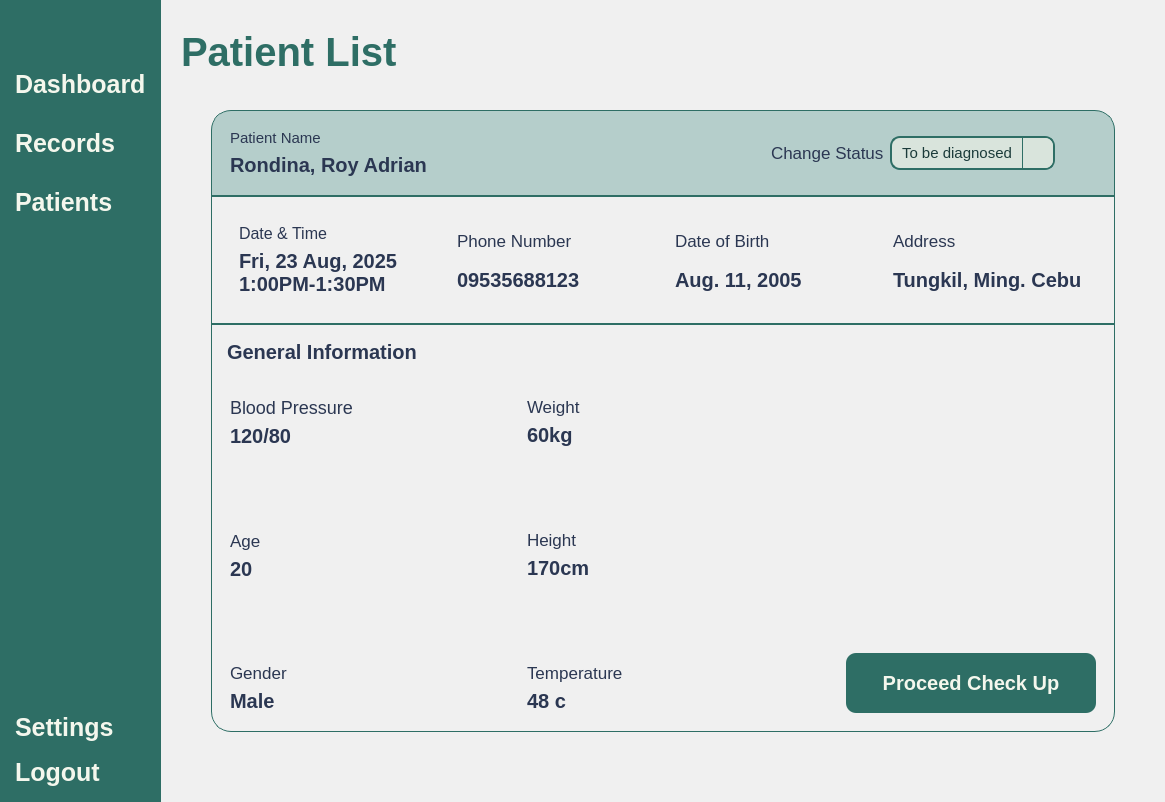
<?xml version="1.0" encoding="UTF-8"?>
<ui version="4.0">
 <class>MainWindow</class>
 <widget class="QMainWindow" name="MainWindow">
  <property name="geometry">
   <rect>
    <x>0</x>
    <y>0</y>
    <width>1165</width>
    <height>802</height>
   </rect>
  </property>
  <property name="windowTitle">
   <string>MainWindow</string>
  </property>
  <property name="styleSheet">
   <string notr="true">*{
	padding: 0px;
	margin: 0px;
	border: 0px;
}
QPushButton {
	font: 900 10pt &quot;Satoshi Black&quot;;
	background-color: transparent;
 	border-radius: 10px;
	font-weight: bold;
	font-size: 25px;
	color: #F4F7ED;
	text-align: left;
	padding: 5px 5px;
}
#NavBar {
    background-color: #2E6E65;
}
QLabel {
	font: 900 10pt &quot;Satoshi Black&quot;;
	font-size: 20px;
	font-weight: bold;
	color: #2E6E65;
	qproperty-alignment: 'AlignLeft';
    qproperty-wordWrap: true;
	background: transparent;
}
</string>
  </property>
  <widget class="QWidget" name="centralwidget">
   <layout class="QHBoxLayout" name="horizontalLayout">
    <property name="spacing">
     <number>0</number>
    </property>
    <property name="leftMargin">
     <number>0</number>
    </property>
    <property name="topMargin">
     <number>0</number>
    </property>
    <property name="rightMargin">
     <number>0</number>
    </property>
    <property name="bottomMargin">
     <number>0</number>
    </property>
    <item>
     <widget class="QWidget" name="NavBar" native="true">
      <property name="sizePolicy">
       <sizepolicy hsizetype="Preferred" vsizetype="Expanding">
        <horstretch>0</horstretch>
        <verstretch>0</verstretch>
       </sizepolicy>
      </property>
      <layout class="QVBoxLayout" name="verticalLayout_3">
       <property name="spacing">
        <number>6</number>
       </property>
       <property name="leftMargin">
        <number>10</number>
       </property>
       <property name="topMargin">
        <number>10</number>
       </property>
       <property name="rightMargin">
        <number>10</number>
       </property>
       <property name="bottomMargin">
        <number>10</number>
       </property>
       <item>
        <widget class="QPushButton" name="DashBoardButton_2">
         <property name="text">
          <string/>
         </property>
         <property name="icon">
          <iconset resource="../Images/resources.qrc">
           <normaloff>:/icons/icons/align-justify.svg</normaloff>:/icons/icons/align-justify.svg</iconset>
         </property>
         <property name="iconSize">
          <size>
           <width>40</width>
           <height>40</height>
          </size>
         </property>
        </widget>
       </item>
       <item>
        <spacer name="verticalSpacer_3">
         <property name="orientation">
          <enum>Qt::Vertical</enum>
         </property>
         <property name="sizeType">
          <enum>QSizePolicy::Fixed</enum>
         </property>
         <property name="sizeHint" stdset="0">
          <size>
           <width>20</width>
           <height>10</height>
          </size>
         </property>
        </spacer>
       </item>
       <item>
        <layout class="QVBoxLayout" name="MainButtons_2">
         <property name="spacing">
          <number>20</number>
         </property>
         <property name="sizeConstraint">
          <enum>QLayout::SetNoConstraint</enum>
         </property>
         <item>
          <widget class="QPushButton" name="pushButton_6">
           <property name="text">
            <string>Dashboard</string>
           </property>
           <property name="icon">
            <iconset resource="../Images/resources.qrc">
             <normaloff>:/icons/icons/layout-dashboard.svg</normaloff>:/icons/icons/layout-dashboard.svg</iconset>
           </property>
           <property name="iconSize">
            <size>
             <width>40</width>
             <height>40</height>
            </size>
           </property>
          </widget>
         </item>
         <item>
          <widget class="QPushButton" name="pushButton_7">
           <property name="text">
            <string>Records</string>
           </property>
           <property name="icon">
            <iconset resource="../Images/resources.qrc">
             <normaloff>:/icons/icons/file-text.svg</normaloff>:/icons/icons/file-text.svg</iconset>
           </property>
           <property name="iconSize">
            <size>
             <width>40</width>
             <height>40</height>
            </size>
           </property>
          </widget>
         </item>
         <item>
          <widget class="QPushButton" name="pushButton_8">
           <property name="text">
            <string>Patients</string>
           </property>
           <property name="icon">
            <iconset resource="../Images/resources.qrc">
             <normaloff>:/icons/icons/user-round-pen.svg</normaloff>:/icons/icons/user-round-pen.svg</iconset>
           </property>
           <property name="iconSize">
            <size>
             <width>40</width>
             <height>40</height>
            </size>
           </property>
          </widget>
         </item>
        </layout>
       </item>
       <item>
        <spacer name="verticalSpacer_4">
         <property name="orientation">
          <enum>Qt::Vertical</enum>
         </property>
         <property name="sizeType">
          <enum>QSizePolicy::Expanding</enum>
         </property>
         <property name="sizeHint" stdset="0">
          <size>
           <width>20</width>
           <height>40</height>
          </size>
         </property>
        </spacer>
       </item>
       <item>
        <layout class="QVBoxLayout" name="verticalLayout_4">
         <property name="sizeConstraint">
          <enum>QLayout::SetNoConstraint</enum>
         </property>
         <item>
          <widget class="QPushButton" name="pushButton_9">
           <property name="text">
            <string>Settings</string>
           </property>
           <property name="icon">
            <iconset resource="../Images/resources.qrc">
             <normaloff>:/icons/icons/user-round-cog.svg</normaloff>:/icons/icons/user-round-cog.svg</iconset>
           </property>
           <property name="iconSize">
            <size>
             <width>40</width>
             <height>40</height>
            </size>
           </property>
          </widget>
         </item>
         <item>
          <widget class="QPushButton" name="pushButton_10">
           <property name="text">
            <string>Logout</string>
           </property>
           <property name="icon">
            <iconset resource="../Images/resources.qrc">
             <normaloff>:/icons/icons/log-out.svg</normaloff>:/icons/icons/log-out.svg</iconset>
           </property>
           <property name="iconSize">
            <size>
             <width>40</width>
             <height>40</height>
            </size>
           </property>
          </widget>
         </item>
        </layout>
       </item>
      </layout>
     </widget>
    </item>
    <item>
     <widget class="QWidget" name="MainBodyContainer" native="true">
      <property name="sizePolicy">
       <sizepolicy hsizetype="Expanding" vsizetype="Preferred">
        <horstretch>0</horstretch>
        <verstretch>0</verstretch>
       </sizepolicy>
      </property>
      <property name="styleSheet">
       <string notr="true">#MainBodyContainer {
	background-color: #f0f0f0;
}

#Header {
	padding: 20px 20px;
}
QLabel {
    padding: 0px;
}
#UserType {
	font: 300 10pt &quot;Lexend Light&quot;;
	font-size: 15px;
	color: #2B3752;
}
#UserName {
	font: 600 10pt &quot;Lexend SemiBold&quot;;
	font-size: 20px;
	color: #2B3752;
}
#InterfaceTitle{
	font-size: 40px;
}
QGraphicsView {
    border: 2px solid #ccc;
    border-radius: 25px;
    background: white;
}

QComboBox {
    background-color: #2E6E65;
    font-size: 15px;
    color: #1b3b3a;
    border-radius: 10px;
    padding: 5px 10px;
    border: 1px solid #2E6E65;
}

QComboBox::drop-down {
    background: transparent;
    border: none;
    width: 20px;
}



</string>
      </property>
      <layout class="QVBoxLayout" name="verticalLayout_2">
       <property name="leftMargin">
        <number>0</number>
       </property>
       <property name="topMargin">
        <number>9</number>
       </property>
       <property name="rightMargin">
        <number>0</number>
       </property>
       <property name="bottomMargin">
        <number>0</number>
       </property>
       <item>
        <widget class="QFrame" name="Header">
         <property name="frameShape">
          <enum>QFrame::StyledPanel</enum>
         </property>
         <property name="frameShadow">
          <enum>QFrame::Raised</enum>
         </property>
         <layout class="QVBoxLayout" name="verticalLayout">
          <property name="leftMargin">
           <number>0</number>
          </property>
          <property name="topMargin">
           <number>0</number>
          </property>
          <property name="rightMargin">
           <number>0</number>
          </property>
          <property name="bottomMargin">
           <number>0</number>
          </property>
          <item>
           <widget class="QLabel" name="InterfaceTitle">
            <property name="text">
             <string>Patient List</string>
            </property>
           </widget>
          </item>
         </layout>
        </widget>
       </item>
       <item>
        <widget class="QFrame" name="MainBody">
         <property name="sizePolicy">
          <sizepolicy hsizetype="Preferred" vsizetype="Expanding">
           <horstretch>0</horstretch>
           <verstretch>0</verstretch>
          </sizepolicy>
         </property>
         <property name="styleSheet">
          <string notr="true">#Info {
	background-color: #b5cecb;
	 border: 1px solid #2E6E65;
	/*border-radius: 20px;*/
}

#Label {
	font-size: 15px;
	font-weight: 300;
}

#Label, #PatName {
	color: #2b3752;
}

#Status {
	color: #2b3752;
	font-weight: 300;
	font-size: 17px;
	text-align: center;
}

#Info {
	border-top-left-radius: 20px;
	border-top-right-radius: 20px;
}

#PatRecord {
	 border: 1px solid #2E6E65;
}

#GenInfo {
	border: 1px solid #2E6E65;
	border-bottom-left-radius: 20px;
	border-bottom-right-radius: 20px;
}</string>
         </property>
         <property name="frameShape">
          <enum>QFrame::StyledPanel</enum>
         </property>
         <property name="frameShadow">
          <enum>QFrame::Raised</enum>
         </property>
         <layout class="QVBoxLayout" name="verticalLayout_5">
          <property name="spacing">
           <number>0</number>
          </property>
          <property name="leftMargin">
           <number>50</number>
          </property>
          <property name="rightMargin">
           <number>50</number>
          </property>
          <property name="bottomMargin">
           <number>70</number>
          </property>
          <item>
           <widget class="QFrame" name="Info">
            <property name="styleSheet">
             <string notr="true"/>
            </property>
            <property name="frameShape">
             <enum>QFrame::StyledPanel</enum>
            </property>
            <property name="frameShadow">
             <enum>QFrame::Raised</enum>
            </property>
            <layout class="QHBoxLayout" name="horizontalLayout_2">
             <property name="rightMargin">
              <number>50</number>
             </property>
             <item>
              <widget class="QFrame" name="PatInfo">
               <property name="frameShape">
                <enum>QFrame::StyledPanel</enum>
               </property>
               <property name="frameShadow">
                <enum>QFrame::Raised</enum>
               </property>
               <layout class="QVBoxLayout" name="verticalLayout_6">
                <item>
                 <widget class="QLabel" name="Label">
                  <property name="text">
                   <string>Patient Name</string>
                  </property>
                 </widget>
                </item>
                <item>
                 <widget class="QLabel" name="PatName">
                  <property name="text">
                   <string>Rondina, Roy Adrian</string>
                  </property>
                 </widget>
                </item>
               </layout>
              </widget>
             </item>
             <item alignment="Qt::AlignVCenter">
              <widget class="QFrame" name="PatStatus">
               <property name="sizePolicy">
                <sizepolicy hsizetype="Preferred" vsizetype="Preferred">
                 <horstretch>0</horstretch>
                 <verstretch>0</verstretch>
                </sizepolicy>
               </property>
               <property name="frameShape">
                <enum>QFrame::StyledPanel</enum>
               </property>
               <property name="frameShadow">
                <enum>QFrame::Raised</enum>
               </property>
               <layout class="QHBoxLayout" name="horizontalLayout_3">
                <item>
                 <spacer name="horizontalSpacer">
                  <property name="orientation">
                   <enum>Qt::Horizontal</enum>
                  </property>
                  <property name="sizeHint" stdset="0">
                   <size>
                    <width>40</width>
                    <height>20</height>
                   </size>
                  </property>
                 </spacer>
                </item>
                <item alignment="Qt::AlignHCenter|Qt::AlignVCenter">
                 <widget class="QLabel" name="Status">
                  <property name="sizePolicy">
                   <sizepolicy hsizetype="Minimum" vsizetype="Minimum">
                    <horstretch>0</horstretch>
                    <verstretch>0</verstretch>
                   </sizepolicy>
                  </property>
                  <property name="text">
                   <string>Change Status</string>
                  </property>
                  <property name="alignment">
                   <set>Qt::AlignLeading</set>
                  </property>
                 </widget>
                </item>
                <item>
                 <widget class="QComboBox" name="StatusBox">
                  <property name="styleSheet">
                   <string notr="true">QComboBox {
    background-color: #D9E4DC;
    border: 2px solid #2E6E65;
    border-radius: 10px;
    padding: 5px 10px;
	font: 300 12pt &quot;Lexend Light&quot;;
}
QComboBox::drop-down {
    subcontrol-origin: padding;
    subcontrol-position: top right;
    width: 30px;
    border-left: 1px solid #2E6E65;
    background-color: #D9E4DC;
    border-top-right-radius: 8px;
    border-bottom-right-radius: 8px;
}
QComboBox::down-arrow {
    image: url(:/icons/icons/chevron-down.svg);
    width: 20px;
    height: 20px;
}
QComboBox QAbstractItemView {
    background-color: #F4F7ED;
    selection-background-color: #CCE3D0;
    border: 1px solid #2E6E65;
    border-radius: 2px;
    outline: 0;
	font: 300 12pt &quot;Lexend Light&quot;;
}</string>
                  </property>
                  <item>
                   <property name="text">
                    <string>To be diagnosed</string>
                   </property>
                  </item>
                 </widget>
                </item>
               </layout>
              </widget>
             </item>
            </layout>
           </widget>
          </item>
          <item>
           <widget class="QFrame" name="PatRecord">
            <property name="sizePolicy">
             <sizepolicy hsizetype="Preferred" vsizetype="Preferred">
              <horstretch>0</horstretch>
              <verstretch>0</verstretch>
             </sizepolicy>
            </property>
            <property name="styleSheet">
             <string notr="true">#DateLabel {
	color: #2b3752;
	font-weight: 300;
	font-size: 16px;
}

#DateInfo {
	color: #2b3752;;
}

#NumberLabel {
	color: #2b3752;
	font-weight: 300;
	font-size: 17px;
}

#NumberInfo {
	color: #2b3752;
}

#DOBLabel {
	color: #2b3752;
	font-weight: 300;
	font-size: 17px;
}
#DOBInfo {
	color: #2b3752;
}

#AddressLabel {
	color: #2b3752;
	font-weight: 300;
	font-size: 17px;
}

#AddressInfo {
	color: #2b3752;
}

</string>
            </property>
            <property name="frameShape">
             <enum>QFrame::StyledPanel</enum>
            </property>
            <property name="frameShadow">
             <enum>QFrame::Raised</enum>
            </property>
            <layout class="QVBoxLayout" name="verticalLayout_7">
             <item>
              <widget class="QFrame" name="PatDetails">
               <property name="sizePolicy">
                <sizepolicy hsizetype="Preferred" vsizetype="Preferred">
                 <horstretch>0</horstretch>
                 <verstretch>0</verstretch>
                </sizepolicy>
               </property>
               <property name="frameShape">
                <enum>QFrame::StyledPanel</enum>
               </property>
               <property name="frameShadow">
                <enum>QFrame::Raised</enum>
               </property>
               <layout class="QHBoxLayout" name="horizontalLayout_4">
                <item>
                 <widget class="QFrame" name="Date">
                  <property name="frameShape">
                   <enum>QFrame::StyledPanel</enum>
                  </property>
                  <property name="frameShadow">
                   <enum>QFrame::Raised</enum>
                  </property>
                  <layout class="QVBoxLayout" name="verticalLayout_8">
                   <item>
                    <widget class="QLabel" name="DateLabel">
                     <property name="text">
                      <string>Date &amp; Time</string>
                     </property>
                    </widget>
                   </item>
                   <item>
                    <widget class="QLabel" name="DateInfo">
                     <property name="text">
                      <string>Fri, 23 Aug, 2025
1:00PM-1:30PM</string>
                     </property>
                    </widget>
                   </item>
                  </layout>
                 </widget>
                </item>
                <item>
                 <widget class="QFrame" name="Number">
                  <property name="frameShape">
                   <enum>QFrame::StyledPanel</enum>
                  </property>
                  <property name="frameShadow">
                   <enum>QFrame::Raised</enum>
                  </property>
                  <layout class="QVBoxLayout" name="verticalLayout_9">
                   <item>
                    <widget class="QLabel" name="NumberLabel">
                     <property name="text">
                      <string>Phone Number</string>
                     </property>
                    </widget>
                   </item>
                   <item>
                    <widget class="QLabel" name="NumberInfo">
                     <property name="text">
                      <string>09535688123</string>
                     </property>
                    </widget>
                   </item>
                  </layout>
                 </widget>
                </item>
                <item>
                 <widget class="QFrame" name="DOB">
                  <property name="frameShape">
                   <enum>QFrame::StyledPanel</enum>
                  </property>
                  <property name="frameShadow">
                   <enum>QFrame::Raised</enum>
                  </property>
                  <layout class="QVBoxLayout" name="verticalLayout_10">
                   <item>
                    <widget class="QLabel" name="DOBLabel">
                     <property name="text">
                      <string>Date of Birth</string>
                     </property>
                    </widget>
                   </item>
                   <item>
                    <widget class="QLabel" name="DOBInfo">
                     <property name="text">
                      <string>Aug. 11, 2005</string>
                     </property>
                    </widget>
                   </item>
                  </layout>
                 </widget>
                </item>
                <item>
                 <widget class="QFrame" name="Address">
                  <property name="frameShape">
                   <enum>QFrame::StyledPanel</enum>
                  </property>
                  <property name="frameShadow">
                   <enum>QFrame::Raised</enum>
                  </property>
                  <layout class="QVBoxLayout" name="verticalLayout_11">
                   <item>
                    <widget class="QLabel" name="AddressLabel">
                     <property name="text">
                      <string>Address</string>
                     </property>
                    </widget>
                   </item>
                   <item>
                    <widget class="QLabel" name="AddressInfo">
                     <property name="text">
                      <string>Tungkil, Ming. Cebu</string>
                     </property>
                    </widget>
                   </item>
                  </layout>
                 </widget>
                </item>
               </layout>
              </widget>
             </item>
            </layout>
           </widget>
          </item>
          <item>
           <widget class="QFrame" name="GenInfo">
            <property name="sizePolicy">
             <sizepolicy hsizetype="Expanding" vsizetype="Expanding">
              <horstretch>0</horstretch>
              <verstretch>0</verstretch>
             </sizepolicy>
            </property>
            <property name="styleSheet">
             <string notr="true">#GenLabel {
	color: #2b3752;
}

#BPLabel {
	color: #2b3752;
	font-weight: 300;
	font-size: 18px;
}

#BPInfo {
	color: #2b3752;
}

#AgeLabel {
	color: #2b3752;
	font-weight: 300;
	font-size: 17px;
}

#AgeInfo {
	color: #2b3752;
}

#GenderLabel {
	color: #2b3752;
	font-weight: 300;
	font-size: 17px;
}

#GenderInfo {
	color: #2b3752;
}

#WeightLabel {
	color: #2b3752;
	font-weight: 300;
	font-size: 17px;
}

#WeightInfo {
	color: #2b3752;
}

#HeightLabel {
	color: #2b3752;
	font-weight: 300;
	font-size: 17px;
}

#HeightInfo {
	color: #2b3752;
}

#TempLabel {
	color: #2b3752;
	font-weight: 300;
	font-size: 17px;
}

#TempInfo {
	color: #2b3752;
}

#ProceedButton {
	text-align: center;
	background-color: #2e6e65;
	font-size: 20px;
}
</string>
            </property>
            <property name="frameShape">
             <enum>QFrame::StyledPanel</enum>
            </property>
            <property name="frameShadow">
             <enum>QFrame::Raised</enum>
            </property>
            <layout class="QVBoxLayout" name="verticalLayout_12">
             <property name="leftMargin">
              <number>0</number>
             </property>
             <property name="topMargin">
              <number>0</number>
             </property>
             <property name="rightMargin">
              <number>0</number>
             </property>
             <property name="bottomMargin">
              <number>0</number>
             </property>
             <item>
              <widget class="QFrame" name="Header_2">
               <property name="frameShape">
                <enum>QFrame::StyledPanel</enum>
               </property>
               <property name="frameShadow">
                <enum>QFrame::Raised</enum>
               </property>
               <layout class="QVBoxLayout" name="verticalLayout_13">
                <property name="leftMargin">
                 <number>15</number>
                </property>
                <property name="topMargin">
                 <number>15</number>
                </property>
                <item>
                 <widget class="QLabel" name="GenLabel">
                  <property name="text">
                   <string>General Information</string>
                  </property>
                 </widget>
                </item>
               </layout>
              </widget>
             </item>
             <item>
              <widget class="QFrame" name="GenDetails">
               <property name="sizePolicy">
                <sizepolicy hsizetype="Preferred" vsizetype="Expanding">
                 <horstretch>0</horstretch>
                 <verstretch>0</verstretch>
                </sizepolicy>
               </property>
               <property name="frameShape">
                <enum>QFrame::StyledPanel</enum>
               </property>
               <property name="frameShadow">
                <enum>QFrame::Raised</enum>
               </property>
               <layout class="QHBoxLayout" name="horizontalLayout_5">
                <item>
                 <widget class="QFrame" name="frame">
                  <property name="frameShape">
                   <enum>QFrame::StyledPanel</enum>
                  </property>
                  <property name="frameShadow">
                   <enum>QFrame::Raised</enum>
                  </property>
                  <layout class="QVBoxLayout" name="verticalLayout_14">
                   <item>
                    <widget class="QLabel" name="BPLabel">
                     <property name="text">
                      <string>Blood Pressure</string>
                     </property>
                    </widget>
                   </item>
                   <item>
                    <widget class="QLabel" name="BPInfo">
                     <property name="text">
                      <string>120/80</string>
                     </property>
                    </widget>
                   </item>
                   <item>
                    <spacer name="verticalSpacer">
                     <property name="orientation">
                      <enum>Qt::Vertical</enum>
                     </property>
                     <property name="sizeHint" stdset="0">
                      <size>
                       <width>20</width>
                       <height>40</height>
                      </size>
                     </property>
                    </spacer>
                   </item>
                   <item>
                    <widget class="QLabel" name="AgeLabel">
                     <property name="text">
                      <string>Age</string>
                     </property>
                    </widget>
                   </item>
                   <item>
                    <widget class="QLabel" name="AgeInfo">
                     <property name="text">
                      <string>20</string>
                     </property>
                    </widget>
                   </item>
                   <item>
                    <spacer name="verticalSpacer_2">
                     <property name="orientation">
                      <enum>Qt::Vertical</enum>
                     </property>
                     <property name="sizeHint" stdset="0">
                      <size>
                       <width>20</width>
                       <height>40</height>
                      </size>
                     </property>
                    </spacer>
                   </item>
                   <item>
                    <widget class="QLabel" name="GenderLabel">
                     <property name="text">
                      <string>Gender</string>
                     </property>
                    </widget>
                   </item>
                   <item>
                    <widget class="QLabel" name="GenderInfo">
                     <property name="text">
                      <string>Male</string>
                     </property>
                    </widget>
                   </item>
                  </layout>
                 </widget>
                </item>
                <item>
                 <widget class="QFrame" name="frame_2">
                  <property name="frameShape">
                   <enum>QFrame::StyledPanel</enum>
                  </property>
                  <property name="frameShadow">
                   <enum>QFrame::Raised</enum>
                  </property>
                  <layout class="QVBoxLayout" name="verticalLayout_15">
                   <item>
                    <widget class="QLabel" name="WeightLabel">
                     <property name="text">
                      <string>Weight</string>
                     </property>
                    </widget>
                   </item>
                   <item>
                    <widget class="QLabel" name="WeightInfo">
                     <property name="text">
                      <string>60kg</string>
                     </property>
                    </widget>
                   </item>
                   <item>
                    <spacer name="verticalSpacer_5">
                     <property name="orientation">
                      <enum>Qt::Vertical</enum>
                     </property>
                     <property name="sizeHint" stdset="0">
                      <size>
                       <width>20</width>
                       <height>40</height>
                      </size>
                     </property>
                    </spacer>
                   </item>
                   <item>
                    <widget class="QLabel" name="HeightLabel">
                     <property name="text">
                      <string>Height</string>
                     </property>
                    </widget>
                   </item>
                   <item>
                    <widget class="QLabel" name="HeightInfo">
                     <property name="text">
                      <string>170cm</string>
                     </property>
                    </widget>
                   </item>
                   <item>
                    <spacer name="verticalSpacer_6">
                     <property name="orientation">
                      <enum>Qt::Vertical</enum>
                     </property>
                     <property name="sizeHint" stdset="0">
                      <size>
                       <width>20</width>
                       <height>40</height>
                      </size>
                     </property>
                    </spacer>
                   </item>
                   <item>
                    <widget class="QLabel" name="TempLabel">
                     <property name="text">
                      <string>Temperature</string>
                     </property>
                    </widget>
                   </item>
                   <item>
                    <widget class="QLabel" name="TempInfo">
                     <property name="text">
                      <string>48 c</string>
                     </property>
                    </widget>
                   </item>
                  </layout>
                 </widget>
                </item>
                <item alignment="Qt::AlignRight">
                 <widget class="QFrame" name="Button">
                  <property name="frameShape">
                   <enum>QFrame::StyledPanel</enum>
                  </property>
                  <property name="frameShadow">
                   <enum>QFrame::Raised</enum>
                  </property>
                  <layout class="QVBoxLayout" name="verticalLayout_16">
                   <item>
                    <spacer name="verticalSpacer_7">
                     <property name="orientation">
                      <enum>Qt::Vertical</enum>
                     </property>
                     <property name="sizeHint" stdset="0">
                      <size>
                       <width>20</width>
                       <height>40</height>
                      </size>
                     </property>
                    </spacer>
                   </item>
                   <item>
                    <widget class="QPushButton" name="ProceedButton">
                     <property name="sizePolicy">
                      <sizepolicy hsizetype="Maximum" vsizetype="Expanding">
                       <horstretch>0</horstretch>
                       <verstretch>0</verstretch>
                      </sizepolicy>
                     </property>
                     <property name="minimumSize">
                      <size>
                       <width>250</width>
                       <height>60</height>
                      </size>
                     </property>
                     <property name="maximumSize">
                      <size>
                       <width>250</width>
                       <height>60</height>
                      </size>
                     </property>
                     <property name="text">
                      <string>Proceed Check Up</string>
                     </property>
                     <property name="iconSize">
                      <size>
                       <width>40</width>
                       <height>40</height>
                      </size>
                     </property>
                    </widget>
                   </item>
                  </layout>
                 </widget>
                </item>
               </layout>
              </widget>
             </item>
            </layout>
           </widget>
          </item>
         </layout>
        </widget>
       </item>
      </layout>
     </widget>
    </item>
   </layout>
  </widget>
 </widget>
 <resources>
  <include location="../Images/resources.qrc"/>
 </resources>
 <connections/>
</ui>
